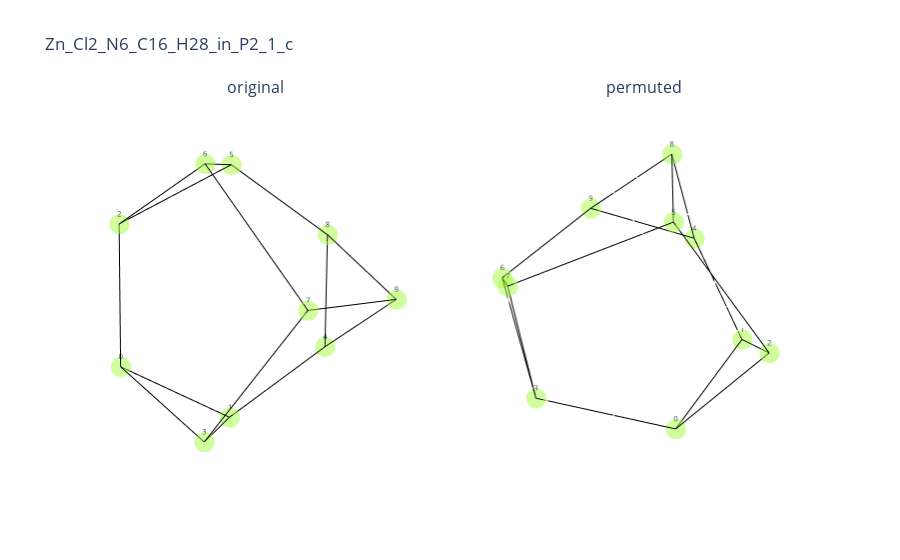

The notebook cell saved with this chart:
### Code cell
name = "Carhart1978-1"
m = graph_from_file(construct_filepath(name))
m_canon = canonicalize_molecule(m, 0)
m_permu = permute_molecule(m, random_seed=0.48)
m_permu_canon = canonicalize_molecule(m_permu, 0)
draw_molecules([m_canon, m_permu_canon],
                ["original", "permuted"],
                highlight="partition", title=f.stem, dim=3)

### Figure 1 — Plotly figure (JSON) as saved in the notebook; plotly's stock layout.template omitted (floating-point values rounded to 4 significant figures)
{"data": [{"hoverinfo": "none", "line": {"color": "black", "width": 2}, "mode": "lines", "scene": "scene", "type": "scatter3d", "x": [0.8111, 0.273, null, 0.8111, 0.4487, null, 0.8111, 0.8061, null, 0.273, -0.6555, null, 0.273, 0.8061, null, -0.6555, -1, null, -0.6555, -0.6871, null, -1, -0.4339, null, -1, -0.6871, null, -0.4339, 0.4487, null, -0.4339, 0.2233, null, 0.4487, 0.2233, null, 0.2142, 0.8061, null, 0.2142, 0.2233, null, 0.2142, -0.6871, null], "y": [-0.4451, 0.0463, null, -0.4451, -0.7919, null, -0.4451, 0.4469, null, 0.0463, 0.2164, null, 0.0463, 0.4469, null, 0.2164, -0.1133, null, 0.2164, 0.7205, null, -0.1133, -0.6302, null, -0.1133, 0.7205, null, -0.6302, -0.7919, null, -0.6302, -0.1108, null, -0.7919, -0.1108, null, 0.6611, 0.4469, null, 0.6611, -0.1108, null, 0.6611, 0.7205, null], "z": [-0.4002, -0.9693, null, -0.4002, 0.4332, null, -0.4002, -0.3763, null, -0.9693, -0.7346, null, -0.9693, -0.3763, null, -0.7346, 0.0576, null, -0.7346, 0.001074, null, 0.0576, 0.6563, null, 0.0576, 0.001074, null, 0.6563, 0.4332, null, 0.6563, 0.9639, null, 0.4332, 0.9639, null, 0.3683, -0.3763, null, 0.3683, 0.9639, null, 0.3683, 0.001074, null]}, {"hoverinfo": "none", "marker": {"color": [0, 0, 0, 0, 0, 0, 0, 0, 0, 0], "colorscale": [[0, "#30123b"], [0.07143, "#4145ab"], [0.1429, "#4675ed"], [0.2143, "#39a2fc"], [0.2857, "#1bcfd4"], [0.3571, "#24eca6"], [0.4286, "#61fc6c"], [0.5, "#a4fc3b"], [0.5714, "#d1e834"], [0.6429, "#f3c63a"], [0.7143, "#fe9b2d"], [0.7857, "#f36315"], [0.8571, "#d93806"], [0.9286, "#b11901"], [1, "#7a0402"]], "opacity": 0.5, "size": 7, "symbol": "circle"}, "mode": "markers+text", "scene": "scene", "text": ["0", "1", "4", "8", "5", "2", "7", "3", "6", "9"], "textfont": {"size": 7.5}, "type": "scatter3d", "x": [0.8111, 0.273, -0.6555, -1, -0.4339, 0.4487, 0.2142, 0.8061, 0.2233, -0.6871], "y": [-0.4451, 0.0463, 0.2164, -0.1133, -0.6302, -0.7919, 0.6611, 0.4469, -0.1108, 0.7205], "z": [-0.4002, -0.9693, -0.7346, 0.0576, 0.6563, 0.4332, 0.3683, -0.3763, 0.9639, 0.001074]}, {"hoverinfo": "none", "line": {"color": "black", "width": 2}, "mode": "lines", "scene": "scene2", "type": "scatter3d", "x": [0.2444, 0.8957, null, 0.2444, -0.6672, null, 0.2444, -0.1318, null, -0.975, -0.356, null, -0.975, -0.6672, null, -0.975, -0.6268, null, -0.6268, -0.356, null, -0.6268, 0.09817, null, 0.6031, -0.356, null, 0.6031, 0.8957, null, 0.6031, 0.9155, null, -0.6672, -0.1318, null, -0.1318, 0.09817, null, 0.9155, 0.8957, null, 0.9155, 0.09817, null], "y": [0.6142, -0.06759, null, 0.6142, 0.5042, null, 0.6142, 1, null, -0.2934, -0.9414, null, -0.2934, 0.5042, null, -0.2934, -0.2825, null, -0.2825, -0.9414, null, -0.2825, 0.3886, null, -0.8257, -0.9414, null, -0.8257, -0.06759, null, -0.8257, -0.09637, null, 0.5042, 1, null, 1, 0.3886, null, -0.09637, -0.06759, null, -0.09637, 0.3886, null], "z": [-0.7803, -0.489, null, -0.7803, -0.5887, null, -0.7803, -0.05289, null, -0.09562, 0.1813, null, -0.09562, -0.5887, null, -0.09562, 0.7399, null, 0.7399, 0.1813, null, 0.7399, 0.6899, null, -0.02035, 0.1813, null, -0.02035, -0.489, null, -0.02035, 0.4157, null, -0.5887, -0.05289, null, -0.05289, 0.6899, null, 0.4157, -0.489, null, 0.4157, 0.6899, null]}, {"hoverinfo": "none", "marker": {"color": [0, 0, 0, 0, 0, 0, 0, 0, 0, 0], "colorscale": [[0, "#30123b"], [0.07143, "#4145ab"], [0.1429, "#4675ed"], [0.2143, "#39a2fc"], [0.2857, "#1bcfd4"], [0.3571, "#24eca6"], [0.4286, "#61fc6c"], [0.5, "#a4fc3b"], [0.5714, "#d1e834"], [0.6429, "#f3c63a"], [0.7143, "#fe9b2d"], [0.7857, "#f36315"], [0.8571, "#d93806"], [0.9286, "#b11901"], [1, "#7a0402"]], "opacity": 0.5, "size": 7, "symbol": "circle"}, "mode": "markers+text", "scene": "scene2", "text": ["0", "4", "8", "6", "9", "1", "2", "7", "3", "5"], "textfont": {"size": 7.5}, "type": "scatter3d", "x": [0.2444, -0.975, -0.6268, 0.6031, -0.356, -0.6672, -0.1318, 0.9155, 0.8957, 0.09817], "y": [0.6142, -0.2934, -0.2825, -0.8257, -0.9414, 0.5042, 1, -0.09637, -0.06759, 0.3886], "z": [-0.7803, -0.09562, 0.7399, -0.02035, 0.1813, -0.5887, -0.05289, 0.4157, -0.489, 0.6899]}], "layout": {"annotations": [{"font": {"size": 16}, "showarrow": false, "text": "original", "x": 0.2375, "xanchor": "center", "xref": "paper", "y": 1, "yanchor": "bottom", "yref": "paper"}, {"font": {"size": 16}, "showarrow": false, "text": "permuted", "x": 0.7625, "xanchor": "center", "xref": "paper", "y": 1, "yanchor": "bottom", "yref": "paper"}], "scene": {"camera": {"eye": {"x": 1, "y": 1, "z": 1}}, "domain": {"x": [0, 0.475], "y": [0, 1]}, "xaxis": {"visible": false}, "yaxis": {"visible": false}, "zaxis": {"visible": false}}, "scene2": {"camera": {"eye": {"x": 1, "y": 1, "z": 1}}, "domain": {"x": [0.525, 1], "y": [0, 1]}, "xaxis": {"visible": false}, "yaxis": {"visible": false}, "zaxis": {"visible": false}}, "showlegend": false, "title": {"text": "Zn_Cl2_N6_C16_H28_in_P2_1_c"}}}
